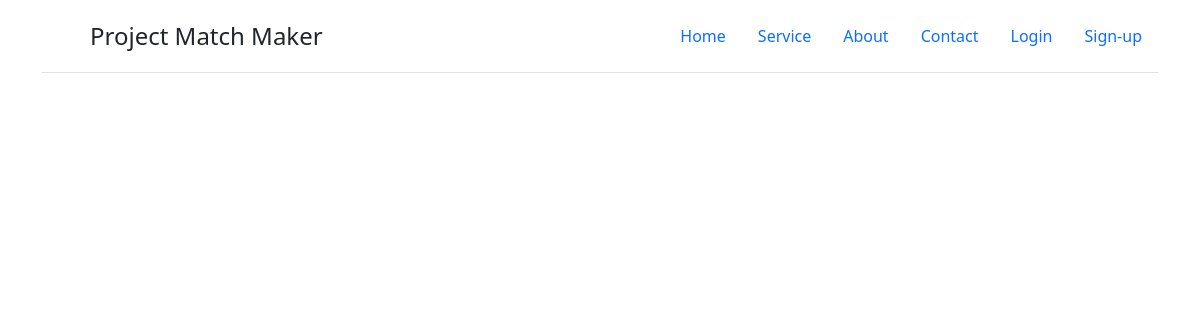
The page /cs on the database as committed earlier.
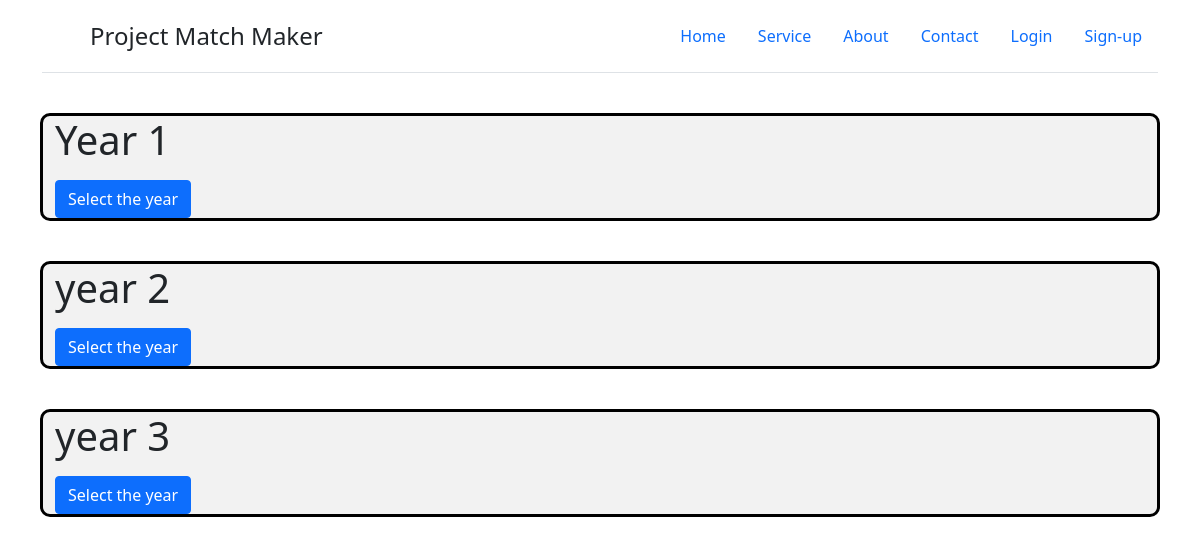
The same page on the database as committed later.
### Home/models.py (models this page shows, shortened)
class Year(models.Model):
    title = models.CharField(max_length=200)
    date_posted = models.DateTimeField(default=timezone.now)

### Home/views.py (the view)
# urls.py: path('cs', views.cs, name="matchmaker-cs"),
def cs(request):
    context = {
        'years':Year.objects.all()
    }
    return render(request, 'home/cs.html', context)

### Home/templates/home/cs.html (shortened to what this page needs)
{% load static %}
<html>
    <head>
        <link href="https://cdn.jsdelivr.net/npm/bootstrap@5.1.3/dist/css/bootstrap.min.css" rel="stylesheet">
    </head>
<body>
    <div class="container">
        <header class="d-flex flex-wrap justify-content-center py-3 mb-4 border-bottom">
          <a href="/home" class="d-flex align-items-center mb-3 mb-md-0 me-md-auto text-dark text-decoration-none">
            <svg class="bi me-2" width="40" height="32"><use xlink:href="#bootstrap"/></svg>
            <span class="fs-4">Project Match Maker</span>
          </a>
          <ul class="nav nav-pills">
            <li class="nav-item"><a href="/home" class="nav-link " aria-current="page">Home</a></li>
            <li class="nav-item"><a href="/main" class="nav-link">Service</a></li>
            <li class="nav-item"><a href="/about" class="nav-link">About</a></li>
            <li class="nav-item"><a href="/contact" class="nav-link" id="#contact">Contact</a></li>
            {% if user.is_authenticated %}
            <li class="nav-item"><a href="{% url 'profile' %}" class="nav-link">Profile</a></li>
            <li class="nav-item"><a href="/" class="nav-link">Logout</a></li>
            {% else %}
            <li class="nav-item"><a href="#" class="nav-link">Login</a></li>
            <li class="nav-item"><a href="#" class="nav-link">Sign-up</a></li>
            {% endif %}
          </ul>
        </header>
        </div>
    {% for year in years %}
    <section class="display">
      <div class="container">
        <h1 class="text-size">
          {{year.title}}
        </h1>
        <a href="csyear1" class="btn btn-primary">
          Select the year
        </a>
      </div>
    </section>
    {% endfor %}
</body>
</html>

Rows that differ between the two databases and show on the page:
added Year: title "Year 1"
added Year: title "year 2"
added Year: title "year 3"
